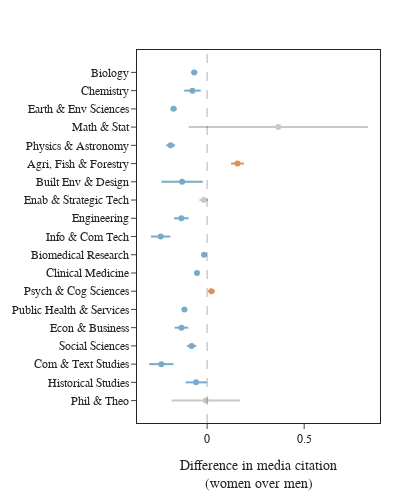

Notebook code cell kept with this figure:
### Code cell
# Create a bar chart
indicators = [-1, 0, 1]
fig = go.Figure()

for i, subdomain in enumerate(subdomains):
    for j, indicator in enumerate(indicators):
        t = df.query("subdomain == @subdomain and indicator == @indicator")
        fig.add_trace(
            go.Scatter(
                x=t["est"],
                y=t["subdomain"],
                error_x=dict(
                    type="data",
                    array=t["ci_error"],
                    visible=True,
                    color=indicator_colors[indicator],
                    width=0,
                ),
                orientation="h",
                marker_color=indicator_colors[indicator],
                showlegend=False,
            )
        )

# Customize layout
fig.update_layout(
    template="simple_white",
    font=dict(size=12, family="Arial"),
    height=500,
    width=400,
    margin=dict(l=100, r=20, t=50, b=20),
)

fig.update_xaxes(title="Difference in media citation<br>(women over men)", mirror=True)
fig.update_yaxes(autorange="reversed", mirror=True)

# add reference line
fig.add_vline(x=0, line_width=1, line_dash="dash", line_color="black")

# Show the plot
fig.show()
fig.write_image("figures/raw_count_subdomain.svg")

### Figure 1 — Plotly figure (JSON) as saved in the notebook; plotly's stock layout.template omitted (floating-point values rounded to 4 significant figures)
{"data": [{"error_x": {"array": [0.01588], "color": "rgb(120,171,201)", "type": "data", "visible": true, "width": 0}, "marker": {"color": "rgb(120,171,201)"}, "orientation": "h", "showlegend": false, "type": "scatter", "x": [-0.0663], "y": ["Biology"]}, {"error_x": {"array": [], "color": "rgb(200,200,200)", "type": "data", "visible": true, "width": 0}, "marker": {"color": "rgb(200,200,200)"}, "orientation": "h", "showlegend": false, "type": "scatter", "x": [], "y": []}, {"error_x": {"array": [], "color": "rgb(224,144,91)", "type": "data", "visible": true, "width": 0}, "marker": {"color": "rgb(224,144,91)"}, "orientation": "h", "showlegend": false, "type": "scatter", "x": [], "y": []}, {"error_x": {"array": [0.04273], "color": "rgb(120,171,201)", "type": "data", "visible": true, "width": 0}, "marker": {"color": "rgb(120,171,201)"}, "orientation": "h", "showlegend": false, "type": "scatter", "x": [-0.0755], "y": ["Chemistry"]}, {"error_x": {"array": [], "color": "rgb(200,200,200)", "type": "data", "visible": true, "width": 0}, "marker": {"color": "rgb(200,200,200)"}, "orientation": "h", "showlegend": false, "type": "scatter", "x": [], "y": []}, {"error_x": {"array": [], "color": "rgb(224,144,91)", "type": "data", "visible": true, "width": 0}, "marker": {"color": "rgb(224,144,91)"}, "orientation": "h", "showlegend": false, "type": "scatter", "x": [], "y": []}, {"error_x": {"array": [0.01568], "color": "rgb(120,171,201)", "type": "data", "visible": true, "width": 0}, "marker": {"color": "rgb(120,171,201)"}, "orientation": "h", "showlegend": false, "type": "scatter", "x": [-0.1727], "y": ["Earth & Env Sciences"]}, {"error_x": {"array": [], "color": "rgb(200,200,200)", "type": "data", "visible": true, "width": 0}, "marker": {"color": "rgb(200,200,200)"}, "orientation": "h", "showlegend": false, "type": "scatter", "x": [], "y": []}, {"error_x": {"array": [], "color": "rgb(224,144,91)", "type": "data", "visible": true, "width": 0}, "marker": {"color": "rgb(224,144,91)"}, "orientation": "h", "showlegend": false, "type": "scatter", "x": [], "y": []}, {"error_x": {"array": [], "color": "rgb(120,171,201)", "type": "data", "visible": true, "width": 0}, "marker": {"color": "rgb(120,171,201)"}, "orientation": "h", "showlegend": false, "type": "scatter", "x": [], "y": []}, {"error_x": {"array": [0.4614], "color": "rgb(200,200,200)", "type": "data", "visible": true, "width": 0}, "marker": {"color": "rgb(200,200,200)"}, "orientation": "h", "showlegend": false, "type": "scatter", "x": [0.3667], "y": ["Math & Stat"]}, {"error_x": {"array": [], "color": "rgb(224,144,91)", "type": "data", "visible": true, "width": 0}, "marker": {"color": "rgb(224,144,91)"}, "orientation": "h", "showlegend": false, "type": "scatter", "x": [], "y": []}, {"error_x": {"array": [0.02283], "color": "rgb(120,171,201)", "type": "data", "visible": true, "width": 0}, "marker": {"color": "rgb(120,171,201)"}, "orientation": "h", "showlegend": false, "type": "scatter", "x": [-0.1878], "y": ["Physics & Astronomy"]}, {"error_x": {"array": [], "color": "rgb(200,200,200)", "type": "data", "visible": true, "width": 0}, "marker": {"color": "rgb(200,200,200)"}, "orientation": "h", "showlegend": false, "type": "scatter", "x": [], "y": []}, {"error_x": {"array": [], "color": "rgb(224,144,91)", "type": "data", "visible": true, "width": 0}, "marker": {"color": "rgb(224,144,91)"}, "orientation": "h", "showlegend": false, "type": "scatter", "x": [], "y": []}, {"error_x": {"array": [], "color": "rgb(120,171,201)", "type": "data", "visible": true, "width": 0}, "marker": {"color": "rgb(120,171,201)"}, "orientation": "h", "showlegend": false, "type": "scatter", "x": [], "y": []}, {"error_x": {"array": [], "color": "rgb(200,200,200)", "type": "data", "visible": true, "width": 0}, "marker": {"color": "rgb(200,200,200)"}, "orientation": "h", "showlegend": false, "type": "scatter", "x": [], "y": []}, {"error_x": {"array": [0.03352], "color": "rgb(224,144,91)", "type": "data", "visible": true, "width": 0}, "marker": {"color": "rgb(224,144,91)"}, "orientation": "h", "showlegend": false, "type": "scatter", "x": [0.1566], "y": ["Agri, Fish & Forestry"]}, {"error_x": {"array": [0.1066], "color": "rgb(120,171,201)", "type": "data", "visible": true, "width": 0}, "marker": {"color": "rgb(120,171,201)"}, "orientation": "h", "showlegend": false, "type": "scatter", "x": [-0.1289], "y": ["Built Env & Design"]}, {"error_x": {"array": [], "color": "rgb(200,200,200)", "type": "data", "visible": true, "width": 0}, "marker": {"color": "rgb(200,200,200)"}, "orientation": "h", "showlegend": false, "type": "scatter", "x": [], "y": []}, {"error_x": {"array": [], "color": "rgb(224,144,91)", "type": "data", "visible": true, "width": 0}, "marker": {"color": "rgb(224,144,91)"}, "orientation": "h", "showlegend": false, "type": "scatter", "x": [], "y": []}, {"error_x": {"array": [], "color": "rgb(120,171,201)", "type": "data", "visible": true, "width": 0}, "marker": {"color": "rgb(120,171,201)"}, "orientation": "h", "showlegend": false, "type": "scatter", "x": [], "y": []}, {"error_x": {"array": [0.02274], "color": "rgb(200,200,200)", "type": "data", "visible": true, "width": 0}, "marker": {"color": "rgb(200,200,200)"}, "orientation": "h", "showlegend": false, "type": "scatter", "x": [-0.01702], "y": ["Enab & Strategic Tech"]}, {"error_x": {"array": [], "color": "rgb(224,144,91)", "type": "data", "visible": true, "width": 0}, "marker": {"color": "rgb(224,144,91)"}, "orientation": "h", "showlegend": false, "type": "scatter", "x": [], "y": []}, {"error_x": {"array": [0.03763], "color": "rgb(120,171,201)", "type": "data", "visible": true, "width": 0}, "marker": {"color": "rgb(120,171,201)"}, "orientation": "h", "showlegend": false, "type": "scatter", "x": [-0.133], "y": ["Engineering"]}, {"error_x": {"array": [], "color": "rgb(200,200,200)", "type": "data", "visible": true, "width": 0}, "marker": {"color": "rgb(200,200,200)"}, "orientation": "h", "showlegend": false, "type": "scatter", "x": [], "y": []}, {"error_x": {"array": [], "color": "rgb(224,144,91)", "type": "data", "visible": true, "width": 0}, "marker": {"color": "rgb(224,144,91)"}, "orientation": "h", "showlegend": false, "type": "scatter", "x": [], "y": []}, {"error_x": {"array": [0.05018], "color": "rgb(120,171,201)", "type": "data", "visible": true, "width": 0}, "marker": {"color": "rgb(120,171,201)"}, "orientation": "h", "showlegend": false, "type": "scatter", "x": [-0.2392], "y": ["Info & Com Tech"]}, {"error_x": {"array": [], "color": "rgb(200,200,200)", "type": "data", "visible": true, "width": 0}, "marker": {"color": "rgb(200,200,200)"}, "orientation": "h", "showlegend": false, "type": "scatter", "x": [], "y": []}, {"error_x": {"array": [], "color": "rgb(224,144,91)", "type": "data", "visible": true, "width": 0}, "marker": {"color": "rgb(224,144,91)"}, "orientation": "h", "showlegend": false, "type": "scatter", "x": [], "y": []}, {"error_x": {"array": [0.01098], "color": "rgb(120,171,201)", "type": "data", "visible": true, "width": 0}, "marker": {"color": "rgb(120,171,201)"}, "orientation": "h", "showlegend": false, "type": "scatter", "x": [-0.016], "y": ["Biomedical Research"]}, {"error_x": {"array": [], "color": "rgb(200,200,200)", "type": "data", "visible": true, "width": 0}, "marker": {"color": "rgb(200,200,200)"}, "orientation": "h", "showlegend": false, "type": "scatter", "x": [], "y": []}, {"error_x": {"array": [], "color": "rgb(224,144,91)", "type": "data", "visible": true, "width": 0}, "marker": {"color": "rgb(224,144,91)"}, "orientation": "h", "showlegend": false, "type": "scatter", "x": [], "y": []}, {"error_x": {"array": [0.006017], "color": "rgb(120,171,201)", "type": "data", "visible": true, "width": 0}, "marker": {"color": "rgb(120,171,201)"}, "orientation": "h", "showlegend": false, "type": "scatter", "x": [-0.0522], "y": ["Clinical Medicine"]}, {"error_x": {"array": [], "color": "rgb(200,200,200)", "type": "data", "visible": true, "width": 0}, "marker": {"color": "rgb(200,200,200)"}, "orientation": "h", "showlegend": false, "type": "scatter", "x": [], "y": []}, {"error_x": {"array": [], "color": "rgb(224,144,91)", "type": "data", "visible": true, "width": 0}, "marker": {"color": "rgb(224,144,91)"}, "orientation": "h", "showlegend": false, "type": "scatter", "x": [], "y": []}, {"error_x": {"array": [], "color": "rgb(120,171,201)", "type": "data", "visible": true, "width": 0}, "marker": {"color": "rgb(120,171,201)"}, "orientation": "h", "showlegend": false, "type": "scatter", "x": [], "y": []}, {"error_x": {"array": [], "color": "rgb(200,200,200)", "type": "data", "visible": true, "width": 0}, "marker": {"color": "rgb(200,200,200)"}, "orientation": "h", "showlegend": false, "type": "scatter", "x": [], "y": []}, {"error_x": {"array": [0.01808], "color": "rgb(224,144,91)", "type": "data", "visible": true, "width": 0}, "marker": {"color": "rgb(224,144,91)"}, "orientation": "h", "showlegend": false, "type": "scatter", "x": [0.0223], "y": ["Psych & Cog Sciences"]}, {"error_x": {"array": [0.01347], "color": "rgb(120,171,201)", "type": "data", "visible": true, "width": 0}, "marker": {"color": "rgb(120,171,201)"}, "orientation": "h", "showlegend": false, "type": "scatter", "x": [-0.1167], "y": ["Public Health & Services"]}, {"error_x": {"array": [], "color": "rgb(200,200,200)", "type": "data", "visible": true, "width": 0}, "marker": {"color": "rgb(200,200,200)"}, "orientation": "h", "showlegend": false, "type": "scatter", "x": [], "y": []}, {"error_x": {"array": [], "color": "rgb(224,144,91)", "type": "data", "visible": true, "width": 0}, "marker": {"color": "rgb(224,144,91)"}, "orientation": "h", "showlegend": false, "type": "scatter", "x": [], "y": []}, {"error_x": {"array": [0.03528], "color": "rgb(120,171,201)", "type": "data", "visible": true, "width": 0}, "marker": {"color": "rgb(120,171,201)"}, "orientation": "h", "showlegend": false, "type": "scatter", "x": [-0.1319], "y": ["Econ & Business"]}, {"error_x": {"array": [], "color": "rgb(200,200,200)", "type": "data", "visible": true, "width": 0}, "marker": {"color": "rgb(200,200,200)"}, "orientation": "h", "showlegend": false, "type": "scatter", "x": [], "y": []}, {"error_x": {"array": [], "color": "rgb(224,144,91)", "type": "data", "visible": true, "width": 0}, "marker": {"color": "rgb(224,144,91)"}, "orientation": "h", "showlegend": false, "type": "scatter", "x": [], "y": []}, {"error_x": {"array": [0.02399], "color": "rgb(120,171,201)", "type": "data", "visible": true, "width": 0}, "marker": {"color": "rgb(120,171,201)"}, "orientation": "h", "showlegend": false, "type": "scatter", "x": [-0.0799], "y": ["Social Sciences"]}, {"error_x": {"array": [], "color": "rgb(200,200,200)", "type": "data", "visible": true, "width": 0}, "marker": {"color": "rgb(200,200,200)"}, "orientation": "h", "showlegend": false, "type": "scatter", "x": [], "y": []}, {"error_x": {"array": [], "color": "rgb(224,144,91)", "type": "data", "visible": true, "width": 0}, "marker": {"color": "rgb(224,144,91)"}, "orientation": "h", "showlegend": false, "type": "scatter", "x": [], "y": []}, {"error_x": {"array": [0.06282], "color": "rgb(120,171,201)", "type": "data", "visible": true, "width": 0}, "marker": {"color": "rgb(120,171,201)"}, "orientation": "h", "showlegend": false, "type": "scatter", "x": [-0.2358], "y": ["Com & Text Studies"]}, {"error_x": {"array": [], "color": "rgb(200,200,200)", "type": "data", "visible": true, "width": 0}, "marker": {"color": "rgb(200,200,200)"}, "orientation": "h", "showlegend": false, "type": "scatter", "x": [], "y": []}, {"error_x": {"array": [], "color": "rgb(224,144,91)", "type": "data", "visible": true, "width": 0}, "marker": {"color": "rgb(224,144,91)"}, "orientation": "h", "showlegend": false, "type": "scatter", "x": [], "y": []}, {"error_x": {"array": [0.05429], "color": "rgb(120,171,201)", "type": "data", "visible": true, "width": 0}, "marker": {"color": "rgb(120,171,201)"}, "orientation": "h", "showlegend": false, "type": "scatter", "x": [-0.0566], "y": ["Historical Studies"]}, {"error_x": {"array": [], "color": "rgb(200,200,200)", "type": "data", "visible": true, "width": 0}, "marker": {"color": "rgb(200,200,200)"}, "orientation": "h", "showlegend": false, "type": "scatter", "x": [], "y": []}, {"error_x": {"array": [], "color": "rgb(224,144,91)", "type": "data", "visible": true, "width": 0}, "marker": {"color": "rgb(224,144,91)"}, "orientation": "h", "showlegend": false, "type": "scatter", "x": [], "y": []}, {"error_x": {"array": [], "color": "rgb(120,171,201)", "type": "data", "visible": true, "width": 0}, "marker": {"color": "rgb(120,171,201)"}, "orientation": "h", "showlegend": false, "type": "scatter", "x": [], "y": []}, {"error_x": {"array": [0.176], "color": "rgb(200,200,200)", "type": "data", "visible": true, "width": 0}, "marker": {"color": "rgb(200,200,200)"}, "orientation": "h", "showlegend": false, "type": "scatter", "x": [-0.00686], "y": ["Phil & Theo"]}, {"error_x": {"array": [], "color": "rgb(224,144,91)", "type": "data", "visible": true, "width": 0}, "marker": {"color": "rgb(224,144,91)"}, "orientation": "h", "showlegend": false, "type": "scatter", "x": [], "y": []}], "layout": {"font": {"family": "Arial", "size": 12}, "height": 500, "margin": {"b": 20, "l": 100, "r": 20, "t": 50}, "shapes": [{"line": {"color": "black", "dash": "dash", "width": 1}, "type": "line", "x0": 0, "x1": 0, "xref": "x", "y0": 0, "y1": 1, "yref": "y domain"}], "width": 400, "xaxis": {"mirror": true, "title": {"text": "Difference in media citation<br>(women over men)"}}, "yaxis": {"autorange": "reversed", "mirror": true}}}
